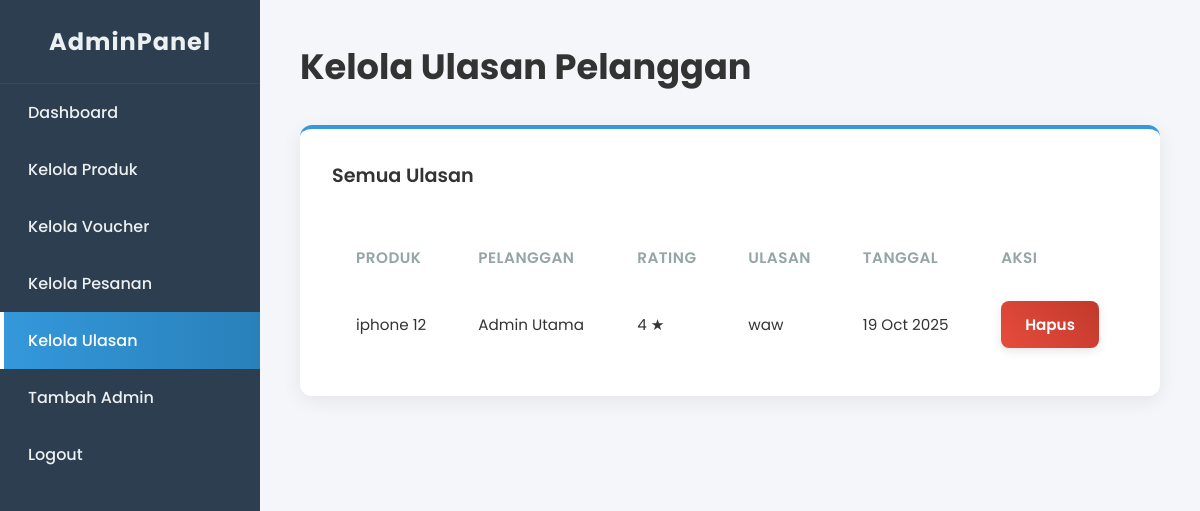
The app's page /ulasan.php (signed in) with its own data.
### tables this page shows
CREATE TABLE `ulasan` (
  `id_ulasan` int(11) NOT NULL,
  `id_produk` int(11) NOT NULL,
  `id_pengguna` int(11) NOT NULL,
  `rating` tinyint(4) NOT NULL COMMENT 'Rating dari 1 sampai 5',
  `ulasan` text DEFAULT NULL,
  `tanggal_ulasan` timestamp NOT NULL DEFAULT current_timestamp()
);

CREATE TABLE `produk` (
  `id_produk` int(11) NOT NULL,
  `nama_produk` varchar(255) NOT NULL,
  `deskripsi` text DEFAULT NULL,
  `harga` decimal(10,2) NOT NULL,
  `gambar_produk` varchar(255) DEFAULT NULL,
  `status_produk` enum('aktif','diarsip') NOT NULL DEFAULT 'aktif'
);

CREATE TABLE `pengguna` (
  `id_pengguna` int(11) NOT NULL,
  `nama_lengkap` varchar(100) NOT NULL,
  `email` varchar(100) NOT NULL,
  `password` varchar(255) NOT NULL,
  `alamat` text DEFAULT NULL,
  `no_telp` varchar(15) DEFAULT NULL,
  `role` enum('pelanggan','admin') NOT NULL DEFAULT 'pelanggan',
  `dibuat_pada` timestamp NOT NULL DEFAULT current_timestamp()
);

### ulasan.php (the view, shortened to what this page needs)
<?php
require_once '../includes/koneksi.php';
?>
<!DOCTYPE html>
<html lang="id">
<head>
    <link rel="stylesheet" href="../assets/css/style-admin.css">
</head>
<body>
<div class="admin-wrapper">
    <aside class="sidebar">
        <div class="sidebar-header"><h2 class="logo">AdminPanel</h2></div>
        <nav class="sidebar-nav">
            <ul>
                <li><a href="index.php">Dashboard</a></li>
                <li><a href="produk.php">Kelola Produk</a></li>
                <li><a href="voucher.php">Kelola Voucher</a></li>
                <li><a href="pesanan.php">Kelola Pesanan</a></li>
                <li class="active"><a href="ulasan.php">Kelola Ulasan</a></li>
                <li><a href="tambah_admin.php">Tambah Admin</a></li>
                <li><a href="../logout.php?from=admin">Logout</a></li>
            </ul>
        </nav>
    </aside>
    <main class="main-content">
        <header class="content-header"><h1>Kelola Ulasan Pelanggan</h1></header>
        <div class="content-body">
            <div class="card">
                <h3>Semua Ulasan</h3>
                <table class="content-table">
                    <thead>
                        <tr>
                            <th>Produk</th>
                            <th>Pelanggan</th>
                            <th>Rating</th>
                            <th>Ulasan</th>
                            <th>Tanggal</th>
                            <th>Aksi</th>
                        </tr>
                    </thead>
                    <tbody>
                        <?php
                        $query_ulasan = "SELECT u.*, p.nama_produk, pg.nama_lengkap
                                         FROM ulasan u
                                         JOIN produk p ON u.id_produk = p.id_produk
                                         JOIN pengguna pg ON u.id_pengguna = pg.id_pengguna
                                         ORDER BY u.tanggal_ulasan DESC";
                        $hasil_ulasan = mysqli_query($koneksi, $query_ulasan);
                        while($ulasan = mysqli_fetch_assoc($hasil_ulasan)):
                        ?>
                        <tr>
                            <td><?php echo htmlspecialchars($ulasan['nama_produk']); ?></td>
                            <td><?php echo htmlspecialchars($ulasan['nama_lengkap']); ?></td>
                            <td><?php echo $ulasan['rating']; ?> ★</td>
                            <td><?php echo htmlspecialchars($ulasan['ulasan']); ?></td>
                            <td><?php echo date('d M Y', strtotime($ulasan['tanggal_ulasan'])); ?></td>
                            <td>
                                <a href="ulasan.php?action=delete&id=<?php echo $ulasan['id_ulasan']; ?>" class="btn btn-danger" onclick="return confirm('Yakin ingin menghapus ulasan ini?')">Hapus</a>
                            </td>
                        </tr>
                        <?php endwhile; ?>
                    </tbody>
                </table>
            </div>
        </div>
    </main>
</div>
</body>
</html>

### style-admin.css (style rules this page uses)
:root { --bg-dark: #2c3e50; --bg-dark-secondary: #34495e; --text-light: #ecf0f1; --accent-color: #3498db; --accent-color-darker: #2980b9; --bg-light: #f4f6f9; --card-bg: #ffffff; --text-dark: #333; --border-color: #e_a_e_c_f_1; --shadow: 0 5px 20px rgba(0, 0, 0, 0.07); --success-color: #2ecc71; --warning-color: #f39c12; --pending-color: #95a5a6; --danger-color: #e74c3c; }
* { margin: 0; padding: 0; box-sizing: border-box; }
body { font-family: 'Poppins', sans-serif; background-color: var(--bg-light); color: var(--text-dark); font-size: 16px; }
a { text-decoration: none; color: inherit; }
ul { list-style: none; }
.admin-wrapper { display: flex; min-height: 100vh; }
.sidebar { width: 260px; background-color: var(--bg-dark); color: var(--text-light); position: fixed; height: 100%; }
.sidebar-header { padding: 1.5rem; text-align: center; border-bottom: 1px solid var(--bg-dark-secondary); }
.sidebar-header .logo { font-size: 1.5rem; font-weight: 700; letter-spacing: 1px; }
.sidebar-nav ul li a { display: flex; align-items: center; padding: 1rem 1.5rem; transition: all 0.2s ease-in-out; font-weight: 500; border-left: 4px solid transparent; }
.sidebar-nav ul li.active a { background: linear-gradient(90deg, var(--accent-color), var(--accent-color-darker)); color: var(--card-bg); border-left-color: var(--card-bg); }
.main-content { margin-left: 260px; flex-grow: 1; padding: 2.5rem; }
.content-header { margin-bottom: 2rem; }
.content-header h1 { font-size: 2.2rem; font-weight: 700; }
.card { background-color: var(--card-bg); border-radius: 12px; padding: 2rem; margin-bottom: 2rem; box-shadow: var(--shadow); border-top: 4px solid var(--accent-color); }
.card h3 { margin-bottom: 1.5rem; font-weight: 600; font-size: 1.2rem; border-bottom: 1px solid var(--border-color); padding-bottom: 1rem; }
.content-table { width: 100%; border-collapse: collapse; font-size: 0.95rem; }
.content-table thead th { background-color: transparent; color: #95a5a6; font-weight: 600; text-align: left; padding: 1rem 1.5rem; text-transform: uppercase; letter-spacing: 0.5px; border-bottom: 2px solid var(--border-color); }
.content-table tbody td { padding: 1rem 1.5rem; border-bottom: 1px solid var(--border-color); vertical-align: middle; }
.btn { padding: 12px 24px; border: none; border-radius: 8px; cursor: pointer; font-weight: 600; font-size: 0.95rem; transition: all 0.2s ease; display: inline-block; text-align: center; box-shadow: 0 3px 10px rgba(0,0,0,0.1); }
.btn-danger { background: linear-gradient(45deg, #e74c3c, #c0392b); color: white; }

### records on screen
ulasan: id_produk.nama_produk "iphone 12", id_pengguna.nama_lengkap "Admin Utama", rating "4", ulasan "waw", tanggal_ulasan "19 Oct 2025"
